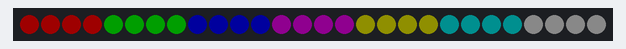
The program below on a simulated ESP32. Parts: 28 RGB LEDs in strip order, left to right. Dim RGB values are drawn brighter than linear.

Above: at 0.1 s.
At 2.1 s:
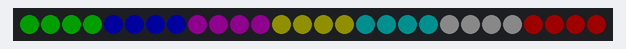
At 4.1 s:
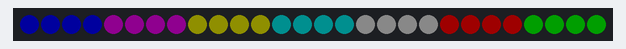
At 6.1 s:
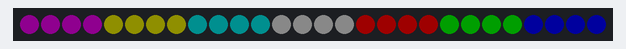
At 8.1 s:
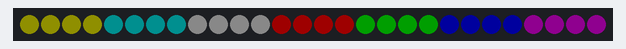
At 12.1 s:
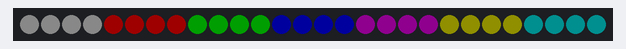

The program:

main.cpp
```cpp
#include <Arduino.h>
#include <Adafruit_NeoPixel.h>
#define NUM_LEDS_PER_GATE 4
#define NUM_GATES 7
#define DATA_PIN 2

const int NUM_LEDS = NUM_LEDS_PER_GATE * NUM_GATES;

class LedColor {
  public:
    int red;
    int green;
    int blue;
};

const int NUM_COLORS = 7;
int count = 0;

LedColor gateColors[NUM_COLORS] = { {red: 255, green: 0, blue: 0}, {red: 0, green: 255, blue: 0}, {red: 0, green: 0, blue: 255}, {red: 127, green: 0, blue: 128}, {red: 128, green: 127, blue: 0}, {red: 0, green: 127, blue: 128}, {red: 85, green: 85, blue: 85}};

Adafruit_NeoPixel pixels(NUM_LEDS, DATA_PIN, NEO_GRB + NEO_KHZ800);

// put function declarations here:
int selectColor(int, int);

void setup() {
  pixels.begin();
  pixels.setBrightness(30);

}

void loop() {
  pixels.clear();

  for (int gate = 0; gate < NUM_GATES; gate++) {
    const int firstPixel = gate * NUM_LEDS_PER_GATE;
    const int color = selectColor(gate, count);

    for (int pixel = firstPixel; pixel < firstPixel + NUM_LEDS_PER_GATE; pixel++) {
      pixels.setPixelColor(pixel, pixels.Color(gateColors[color].red, gateColors[color].green, gateColors[color].blue));
    }
  }

  pixels.show();

  if (count < NUM_COLORS - 1) {
    count++;
  } else {
    count = 0;
  }
  delay(2000);
}

// put function definitions here:
int selectColor(int gate, int count) {

  if (gate + count >= NUM_COLORS) {
    return gate + count - NUM_COLORS;
  } else {
    return gate + count;
  }
}
```

Measured:
- by itself, everything shown: repeats every 14.0 s, in 7 steps
- what the display in image 1 shows lasts 2.0 s, from 2.0 s to 4.0 s
